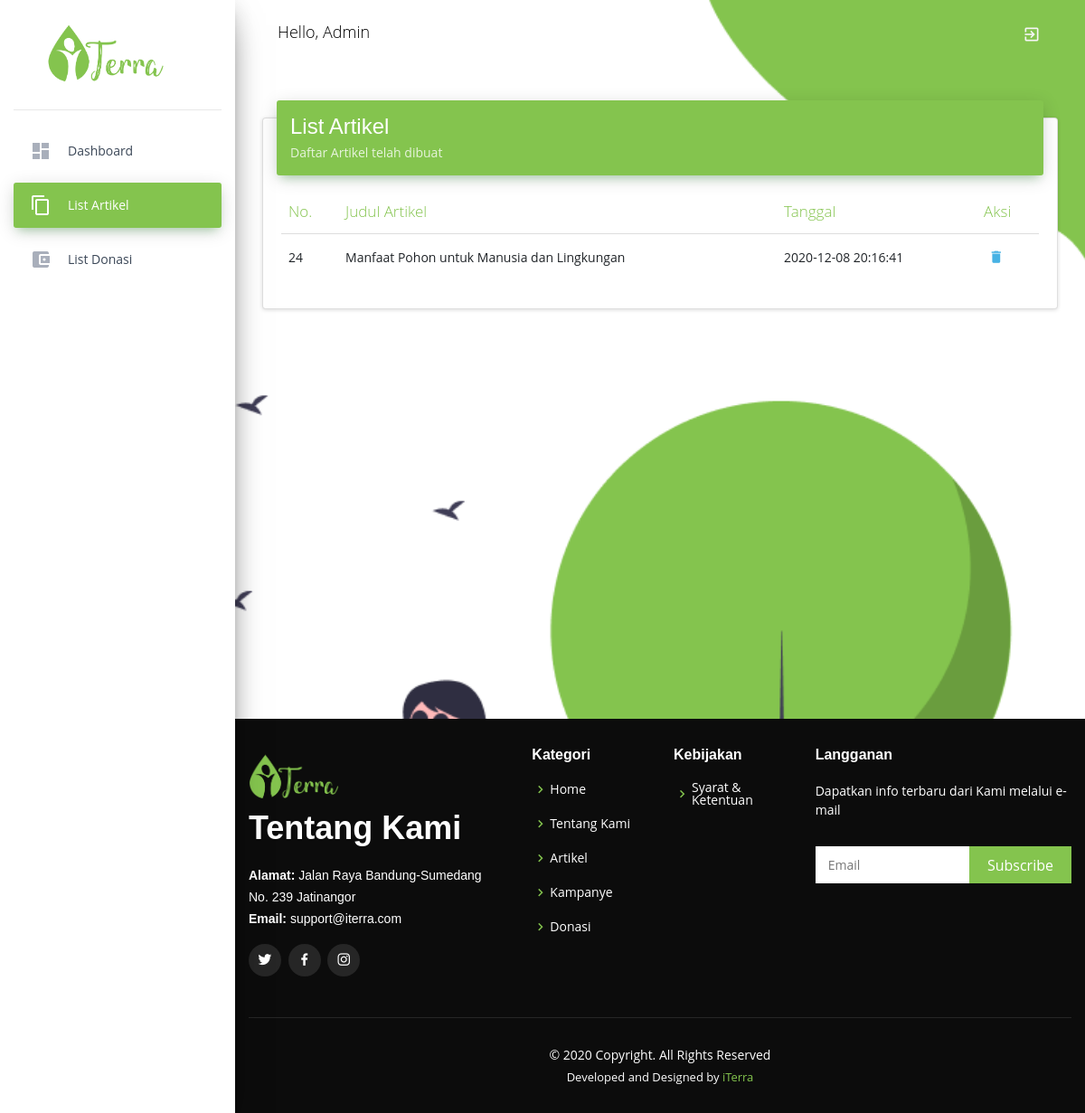
The app's page /index.php/list_artikel with its own data.
### tables this page shows
CREATE TABLE `artikel` (
  `kode_artikel` int(50) NOT NULL,
  `judul_artikel` varchar(50) DEFAULT NULL,
  `deskripsi` text,
  `tanggal` timestamp NULL DEFAULT CURRENT_TIMESTAMP,
  `email` varchar(50) DEFAULT NULL,
  `penulis` varchar(50) DEFAULT NULL,
  `gambar` varchar(40) DEFAULT NULL
);

### application/controllers/List_Artikel.php (called while the page is built, shortened)
<?php
class List_Artikel extends CI_Controller {
	function __construct()
	{
		$this->load->model('list_artikel_data');
		$this->load->helper('url');
		$this->load->library('form_validation');
	}
	public function index()
		{
		$data = array('title'	=> 'Halaman Dashboard');
		$data['artikel'] = $this->list_artikel_data->show_data();
		$this->load->view('list_artikel_view',$data);
	}
}

### index.php (called while the page is built, shortened)
<?php
require_once BASEPATH.'core/CodeIgniter.php';

### application/models/list_artikel_data.php (called while the page is built, shortened)
<?php defined('BASEPATH') or exit('No direct script access allowed');
class list_artikel_data extends CI_Model
{
    public function show_data()
    {
        return $this->db->get('artikel')->result_array();
	}
}

### application/views/list_artikel_view.php (the view, shortened to what this page needs)
<!DOCTYPE html>
<html lang="en">
<head>
	<link rel="stylesheet" href="https://maxcdn.bootstrapcdn.com/font-awesome/latest/css/font-awesome.min.css">
	<link href="assets/assets_admin/css/material-dashboard.css?v=2.1.2" rel="stylesheet" />
	<link href="assets/assets_admin/css/styles.css" rel="stylesheet" />
	<link rel="stylesheet" href='https://unpkg.com/boxicons@2.0.7/css/boxicons.min.css'>
</head>
<body class="">
	<div class="wrapper ">
		<div class="sidebar" data-color="green" data-background-color="white">
			<a href="home" class="logo">
				<img src="assets/assets_admin/img/iterra-01.png" style="width: 50%; margin-left: 20%;">
			</a>
			<div class="sidebar-wrapper">
				<ul class="nav">
					<li class="nav-item  ">
						<a class="nav-link" href="dashboard_admin">
							<i class="material-icons">dashboard</i>
							<p>Dashboard</p>
						</a>
					</li>
					<li class="nav-item active ">
						<a class="nav-link">
							<i class="material-icons">content_copy</i>
							<p>List Artikel</p>
						</a>
					</li>
					<li class="nav-item  ">
						<a class="nav-link" href="list_donasi">
							<i class="material-icons">account_balance_wallet</i>
							<p>List Donasi</p>
						</a>
					</li>
				</ul>
			</div>
		</div>
		<div class="main-panel" style="background: url(assets/assets_admin/img/backgorund.png) fixed center; background-size: cover">
			<nav class="navbar navbar-expand-lg navbar-transparent navbar-absolute fixed-top ">
				<div class="container-fluid">
					<div class="navbar-wrapper">
						<a class="navbar-brand" style="color: black;" href="javascript:;">Hello, Admin</a>
					</div>
					<div class="collapse navbar-collapse justify-content-end">
						<ul class="navbar-nav">
							<li class="nav-item dropdown">
								<a class="nav-link" href="javascript:;" id="navbarDropdownProfile" data-toggle="dropdown" aria-haspopup="true" aria-expanded="false">
									<i class="material-icons" style="color: whitesmoke;">exit_to_app</i>
								</a>
							</li>
						</ul>
					</div>
				</div>
			</nav>
			<div class="content">
				<div class="container-fluid">
					<div class="row">
						<div class="col-md-12">
							<div class="card">
								<div class="card-header card-header-success kartu">
									<h4 class="card-title">List Artikel</h4>
									<p class="card-category">Daftar Artikel telah dibuat</p>
								</div>
								<div class="card-body table-responsive">
									<table class="table table-hover">
										<thead style="color:#84C44E; font-weight:bolder">
											<th>No.</th>
											<th>Judul Artikel</th>
											<th>Tanggal</th>
											<th>Aksi</th>
										</thead>
										<tbody>
											<?php foreach ($artikel as $arti) : ?>
												<tr>
													<td><?= $arti['kode_artikel']; ?></td>
													<td><?= $arti['judul_artikel']; ?></td>
													<td><?= $arti['tanggal']; ?></td>
													<td class="td-actions">
														<button type="button" rel="tooltip" title="Hapus" class="btn btn-danger btn-link btn-sm">
															<i class="material-icons"><?php echo anchor('List_Artikel/delete/' . $arti['kode_artikel'], 'delete'); ?></i>
														</button>
													</td>
												</tr>
											<?php endforeach; ?>
										</tbody>
									</table>
								</div>
							</div>
						</div>
					</div>
				</div>
			</div>
			<br>
			<br>
			<section id="footer">
				<footer>
					<div class="footer-top">
						<div class="containers">
							<div class="row">
								<div class="col-lg-4 col-md-6">
									<div class="footer-info">
										<img src="assets\images\logo\iterra-01.png" style="width: 100px;">
										<h3>Tentang Kami</h3>
										<p>
											<strong>Alamat:</strong> Jalan Raya Bandung-Sumedang <br>
											No. 239 Jatinangor <br>
											<strong>Email:</strong> support@iterra.com<br>
										</p>
										<div class="social-links mt-3">
											<a href="https://www.twitter.com/" class="twitter"><i class="bx bxl-twitter"></i></a>
											<a href="https://www.facebook.com/" class="facebook"><i class="bx bxl-facebook"></i></a>
											<a href="https://www.instagram.com" class="instagram"><i class="bx bxl-instagram"></i></a>
										</div>
									</div>
								</div>
								<div class="col-lg-2 col-md-6 footer-links">
									<h4>Kategori</h4>
									<ul>
										<li><i class="bx bx-chevron-right"></i> <a href="home">Home</a></li>
										<li><i class="bx bx-chevron-right"></i> <a href="about">Tentang Kami</a></li>
										<li><i class="bx bx-chevron-right"></i> <a href="artikel">Artikel</a></li>
										<li><i class="bx bx-chevron-right"></i> <a href="kampanye">Kampanye</a></li>
										<li><i class="bx bx-chevron-right"></i> <a href="donasi">Donasi</a></li>
									</ul>
								</div>
								<div class="col-lg-2 col-md-6 footer-links">
									<h4>Kebijakan</h4>
									<ul>
										<li><i class="bx bx-chevron-right"></i> <a href="<?php echo base_url('syarat_ketentuan') ?>">Syarat & Ketentuan</a></li>
									</ul>
								</div>
								<div class="col-lg-4 col-md-6 footer-newsletter">
									<h4>Langganan</h4>
									<p>Dapatkan info terbaru dari Kami melalui e-mail</p>
									<form action="home" method="post">
										<input type="email" name="email" placeholder="Email"><input type="submit" value="Subscribe">
									</form>
								</div>
							</div>
						</div>
					</div>
					<div class="container">
						<div class="copyright">
							&copy; 2020 Copyright. All Rights Reserved
						</div>
						<div class="credits">
							Developed and Designed by <a href="about">iTerra</a>
						</div>
					</div>
				</footer>
			</section>
		</div>
	</div>
</body>
</html>

### application/views/list_artikel_view.php (style rules this page uses)
html { scroll-behavior: smooth; }

### records on screen
artikel: kode_artikel "24", judul_artikel "Manfaat Pohon untuk Manusia dan Lingkungan", tanggal "2020-12-08 20:16:41"
